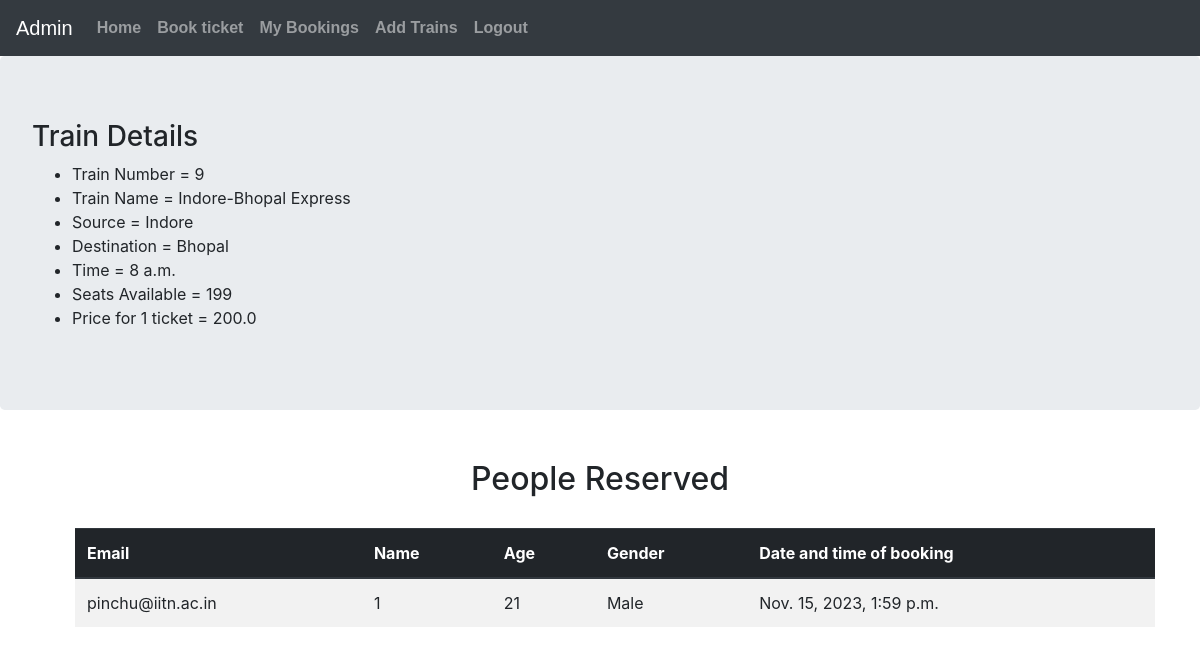
/reservation/9 (signed in), run on the app's committed database.
### reservation/models.py (models this page shows)
class trains(models.Model):
    train_name=models.CharField(max_length=50)
    source=models.CharField(max_length=50,db_index=True)
    destination=models.CharField(max_length=50, db_index=True)
    time=models.TimeField(auto_now=False, auto_now_add=False)
    price=models.FloatField(default=120)
    seats_available=models.IntegerField()

class person(models.Model):
    name=models.CharField(max_length=50)
    age=models.IntegerField()
    gender=models.CharField(max_length=50)
    email=models.EmailField(max_length=254)
    date_and_time_of_booking=models.DateTimeField(auto_now_add=True)
    train=models.ForeignKey('trains', on_delete=models.CASCADE)

### reservation/views.py (the view)
# urls.py: path('<train_id>',views.train_id,name="train_id"),
def train_id(request, train_id):
    if not request.user.is_superuser:
        return render(request, './error.html', {'msg': "Not an Admin"})
    l = trains.objects.get(pk=train_id)
    persons = l.person_set.all()
    context = {
        'train': l,
        'persons': persons
    }
    return render(request, './viewperson.html', context)

### reservation/templates/viewperson.html
{% extends "./base.html" %}
{% block content %}
<body>
    <div class='jumbotron'>
        <h3> Train Details </h3>
        <ul>
            <li>Train Number = {{train.pk}}</li>
            <li>Train Name = {{train.train_name}}</li>
            <li>Source = {{train.source}}</li>
            <li>Destination = {{train.destination}}</li>
            <li>Time = {{train.time}}</li>
            <li>Seats Available = {{train.seats_available}}</li>
            <li>Price for 1 ticket = {{train.price}}</li>
        </ul>
    </div>
    <div style="margin-top: 50px;">
        <center><h2>People Reserved</h2></center>
        <table class="table table-striped" style="width: 90%;margin-left:75px ;margin-top: 30px;">
            <thead class="thead-dark">
                <tr>
                    <th scope="col">Email</th>
                    <th scope="col">Name</th>
                    <th scope="col">Age</th>
                    <th scope="col">Gender</th>
                    <th scope="col">Date and time of booking</th>
                </tr>
            </thead>
            <tbody>
                {%for p in persons%}
                <tr>
                    <td>{{p.email}}</td>
                    <td>{{p.name}}</td>
                    <td>{{p.age}}</td>
                    <td>{{p.gender}}</td>
                    <td>{{p.date_and_time_of_booking}}</td>
                </tr>
                {% endfor %}
            </tbody>
        </table>
    </div>
</body>
{% endblock %}

### data on the page
trains: pk "9", train_name "Indore-Bhopal Express", source "Indore", destination "Bhopal", time "8 a.m.", seats_available "199", price "200.0"
person: email "pinchu@iitn.ac.in", name "1", age "21", gender "Male", date_and_time_of_booking "Nov. 15, 2023, 1:59 p.m."
